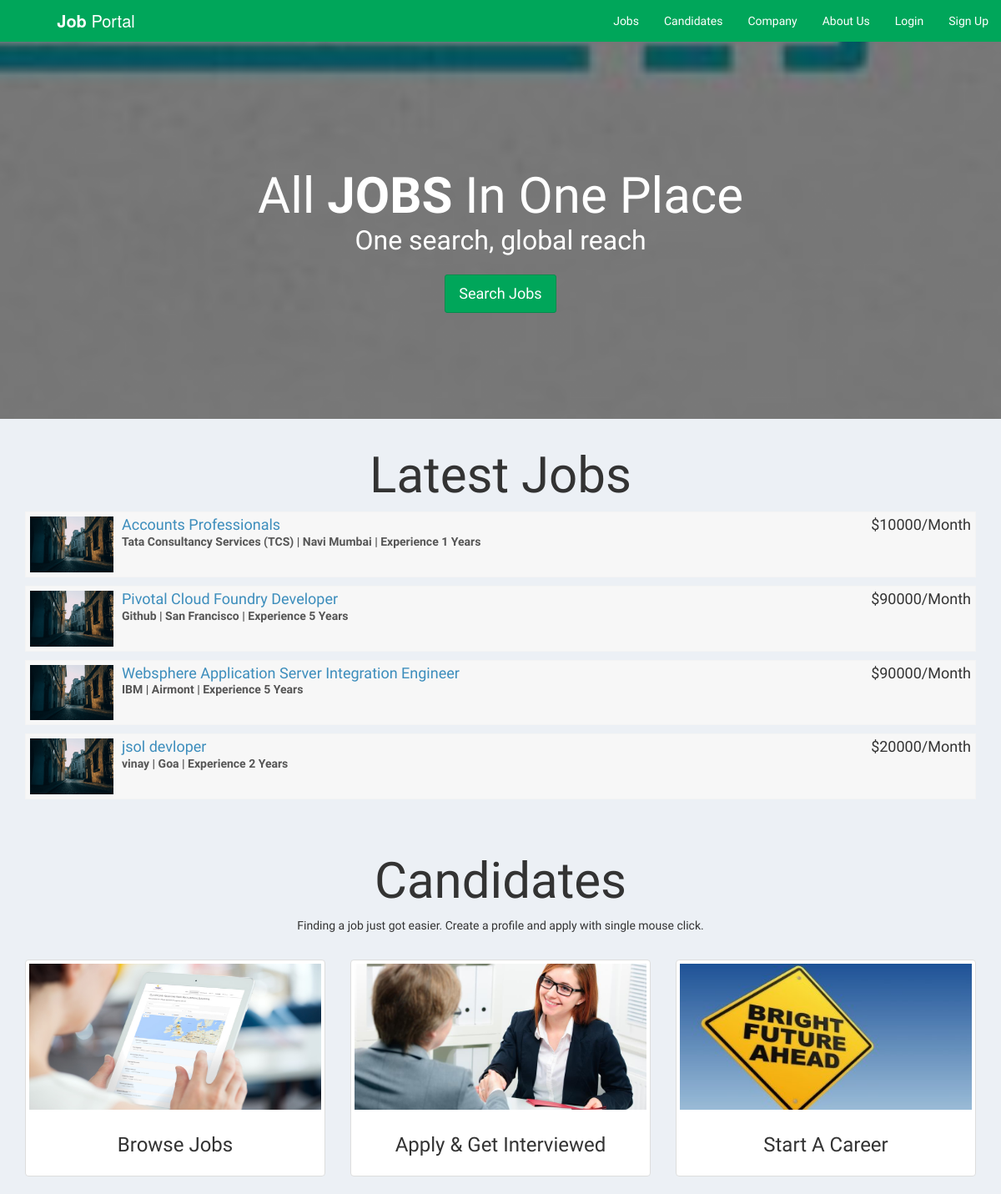
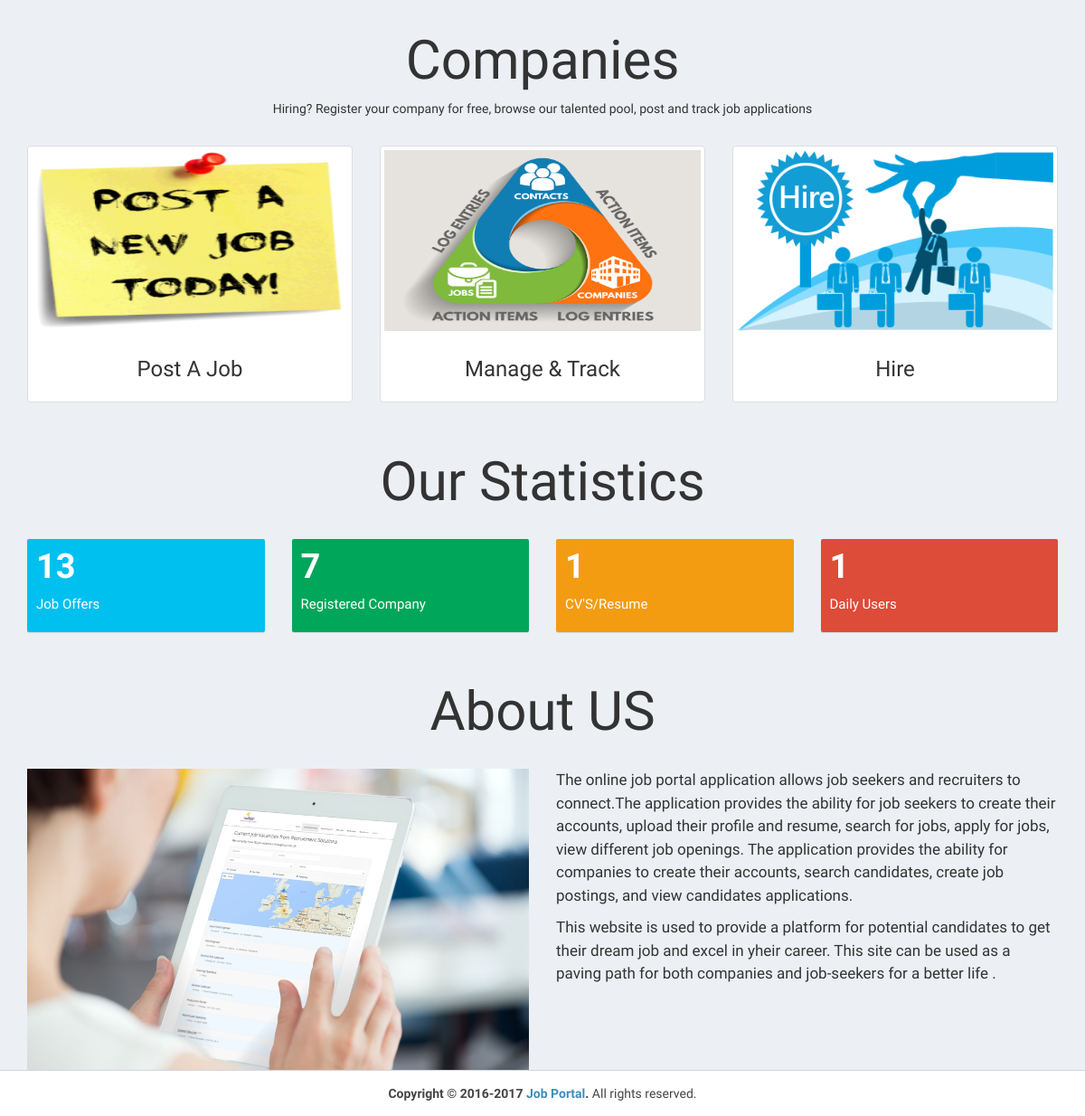
The page / on the database its author committed (2 pictures, top to bottom).
### tables this page shows
CREATE TABLE `company` (
  `id_company` int(11) NOT NULL,
  `name` varchar(255) NOT NULL,
  `companyname` varchar(255) NOT NULL,
  `country` varchar(255) NOT NULL,
  `state` varchar(255) NOT NULL,
  `city` varchar(255) NOT NULL,
  `contactno` varchar(255) NOT NULL,
  `website` varchar(255) NOT NULL,
  `email` varchar(255) NOT NULL,
  `password` varchar(255) NOT NULL,
  `aboutme` varchar(255) DEFAULT NULL,
  `logo` varchar(255) NOT NULL,
  `createdAt` timestamp NOT NULL DEFAULT CURRENT_TIMESTAMP,
  `active` int(11) NOT NULL DEFAULT '2'
);

CREATE TABLE `job_post` (
  `id_jobpost` int(11) NOT NULL,
  `id_company` int(11) NOT NULL,
  `jobtitle` varchar(255) NOT NULL,
  `description` text NOT NULL,
  `minimumsalary` varchar(255) NOT NULL,
  `maximumsalary` varchar(255) NOT NULL,
  `experience` varchar(255) NOT NULL,
  `qualification` varchar(255) NOT NULL,
  `createdat` timestamp NOT NULL DEFAULT CURRENT_TIMESTAMP
);

### index.php (the view, shortened to what this page needs)
<?php
require_once("db.php");
?>
<!DOCTYPE html>
<html>
<head>
  <link rel="stylesheet" href="https://cdnjs.cloudflare.com/ajax/libs/twitter-bootstrap/3.3.7/css/bootstrap.min.css">
  <link rel="stylesheet" href="https://cdnjs.cloudflare.com/ajax/libs/font-awesome/4.7.0/css/font-awesome.min.css">
  <link rel="stylesheet" href="https://cdnjs.cloudflare.com/ajax/libs/ionicons/2.0.1/css/ionicons.min.css">
  <link rel="stylesheet" href="css/AdminLTE.min.css">
  <link rel="stylesheet" href="css/_all-skins.min.css">
  <link rel="stylesheet" href="css/custom.css">
</head>
<body class="hold-transition skin-green sidebar-mini">
<div class="wrapper">
  <header class="main-header">
    <a href="index.php" class="logo logo-bg">
      <span class="logo-lg"><b>Job</b> Portal</span>
    </a>
    <nav class="navbar navbar-static-top">
      <div class="navbar-custom-menu">
        <ul class="nav navbar-nav">
          <li>
            <a href="jobs.php">Jobs</a>
          </li>
          <li>
            <a href="#candidates">Candidates</a>
          </li>
          <li>
            <a href="#company">Company</a>
          </li>
          <li>
            <a href="#about">About Us</a>
          </li>
          <?php if(empty($_SESSION['id_user']) && empty($_SESSION['id_company'])) { ?>
          <li>
            <a href="login.php">Login</a>
          </li>
          <li>
            <a href="sign-up.php">Sign Up</a>
          </li>
          <?php } ?>
        </ul>
      </div>
    </nav>
  </header>
  <div class="content-wrapper" style="margin-left: 0px;">
    <section class="content-header bg-main">
      <div class="container">
        <div class="row">
          <div class="col-md-12 text-center index-head">
            <h1>All <strong>JOBS</strong> In One Place</h1>
            <p>One search, global reach</p>
            <p><a class="btn btn-success btn-lg" href="jobs.php" role="button">Search Jobs</a></p>
          </div>
        </div>
      </div>
    </section>
    <section class="content-header">
      <div class="container">
        <div class="row">
          <div class="col-md-12 latest-job margin-bottom-20">
            <h1 class="text-center">Latest Jobs</h1>
            <?php
          $sql = "SELECT * FROM job_post Order By Rand() Limit 4";
          $result = $conn->query($sql);
          if($result->num_rows > 0) {
            while($row = $result->fetch_assoc())
            {
              $sql1 = "SELECT * FROM company WHERE id_company='$row[id_company]'";
              $result1 = $conn->query($sql1);
              if($result1->num_rows > 0) {
                while($row1 = $result1->fetch_assoc())
                {
             ?>
            <div class="attachment-block clearfix">
              <img class="attachment-img" src="img/photo1.png" alt="Attachment Image">
              <div class="attachment-pushed">
                <h4 class="attachment-heading"><a href="view-job-post.php?id=<?php echo $row['id_jobpost']; ?>"><?php echo $row['jobtitle']; ?></a> <span class="attachment-heading pull-right">$<?php echo $row['maximumsalary']; ?>/Month</span></h4>
                <div class="attachment-text">
                    <div><strong><?php echo $row1['companyname']; ?> | <?php echo $row1['city']; ?> | Experience <?php echo $row['experience']; ?> Years</strong></div>
                </div>
              </div>
            </div>
          <?php
              }
            }
            }
          }
          ?>
          </div>
        </div>
      </div>
    </section>
    <section id="candidates" class="content-header">
      <div class="container">
        <div class="row">
          <div class="col-md-12 text-center latest-job margin-bottom-20">
            <h1>Candidates</h1>
            <p>Finding a job just got easier. Create a profile and apply with single mouse click.</p>
          </div>
        </div>
        <div class="row">
          <div class="col-sm-4 col-md-4">
            <div class="thumbnail candidate-img">
              <img src="img/browse.jpg" alt="Browse Jobs">
              <div class="caption">
                <h3 class="text-center">Browse Jobs</h3>
              </div>
            </div>
          </div>
          <div class="col-sm-4 col-md-4">
            <div class="thumbnail candidate-img">
              <img src="img/interviewed.jpeg" alt="Apply & Get Interviewed">
              <div class="caption">
                <h3 class="text-center">Apply & Get Interviewed</h3>
              </div>
            </div>
          </div>
          <div class="col-sm-4 col-md-4">
            <div class="thumbnail candidate-img">
              <img src="img/career.jpg" alt="Start A Career">
              <div class="caption">
                <h3 class="text-center">Start A Career</h3>
              </div>
            </div>
          </div>
        </div>
      </div>
    </section>
    <section id="company" class="content-header">
      <div class="container">
        <div class="row">
          <div class="col-md-12 text-center latest-job margin-bottom-20">
            <h1>Companies</h1>
            <p>Hiring? Register your company for free, browse our talented pool, post and track job applications</p>
          </div>
        </div>
        <div class="row">
          <div class="col-sm-4 col-md-4">
            <div class="thumbnail company-img">
              <img src="img/postjob.png" alt="Browse Jobs">
              <div class="caption">
                <h3 class="text-center">Post A Job</h3>
              </div>
            </div>
          </div>
          <div class="col-sm-4 col-md-4">
            <div class="thumbnail company-img">
              <img src="img/manage.jpg" alt="Apply & Get Interviewed">
              <div class="caption">
                <h3 class="text-center">Manage & Track</h3>
              </div>
            </div>
          </div>
          <div class="col-sm-4 col-md-4">
            <div class="thumbnail company-img">
              <img src="img/hire.png" alt="Start A Career">
              <div class="caption">
                <h3 class="text-center">Hire</h3>
              </div>
            </div>
          </div>
        </div>
      </div>
    </section>
    <section id="statistics" class="content-header">
      <div class="container">
        <div class="row">
          <div class="col-md-12 text-center latest-job margin-bottom-20">
            <h1>Our Statistics</h1>
          </div>
        </div>
        <div class="row">
        <div class="col-lg-3 col-xs-6">
          <div class="small-box bg-aqua">
            <div class="inner">
               <?php
                      $sql = "SELECT * FROM job_post";
                      $result = $conn->query($sql);
                      if($result->num_rows > 0) {
                        $totalno = $result->num_rows;
                      } else {
                        $totalno = 0;
                      }
                    ?>
              <h3><?php echo $totalno; ?></h3>
              <p>Job Offers</p>
            </div>
          </div>
        </div>
        <div class="col-lg-3 col-xs-6">
          <div class="small-box bg-green">
            <div class="inner">
               <?php
                      $sql = "SELECT * FROM company WHERE active='1'";
                      $result = $conn->query($sql);
                      if($result->num_rows > 0) {
                        $totalno = $result->num_rows;
                      } else {
                        $totalno = 0;
                      }
                    ?>
              <h3><?php echo $totalno; ?></h3>
              <p>Registered Company</p>
            </div>
          </div>
        </div>
        <div class="col-lg-3 col-xs-6">
          <div class="small-box bg-yellow">
            <div class="inner">
              <?php
                      $sql = "SELECT * FROM users WHERE resume!=''";
                      $result = $conn->query($sql);
                      if($result->num_rows > 0) {
                        $totalno = $result->num_rows;
                      } else {
                        $totalno = 0;
                      }
                    ?>
              <h3><?php echo $totalno; ?></h3>
              <p>CV'S/Resume</p>
            </div>
          </div>
        </div>
        <div class="col-lg-3 col-xs-6">
          <div class="small-box bg-red">
            <div class="inner">
               <?php
                      $sql = "SELECT * FROM users WHERE active='1'";
                      $result = $conn->query($sql);
                      if($result->num_rows > 0) {
                        $totalno = $result->num_rows;
                      } else {
                        $totalno = 0;
                      }
                    ?>
              <h3><?php echo $totalno; ?></h3>
              <p>Daily Users</p>
            </div>
          </div>
        </div>
      </div>
      </div>
    </section>
    <section id="about" class="content-header">
      <div class="container">
        <div class="row">
          <div class="col-md-12 text-center latest-job margin-bottom-20">
            <h1>About US</h1>
          </div>
        </div>
        <div class="row">
          <div class="col-md-6">
            <img src="img/browse.jpg" class="img-responsive">
          </div>
          <div class="col-md-6 about-text margin-bottom-20">
            <p>The online job portal application allows job seekers and recruiters to connect.The application provides the ability for job seekers to create their accounts, upload their profile and resume, search for jobs, apply for jobs, view different job openings. The application provides the ability for companies to create their accounts, search candidates, create job postings, and view candidates applications.
            </p>
            <p>
              This website is used to provide a platform for potential candidates to get their dream job and excel in yheir career.
              This site can be used as a paving path for both companies and job-seekers for a better life .
            </p>
          </div>
        </div>
      </div>
    </section>
  </div>
  <footer class="main-footer" style="margin-left: 0px;">
    <div class="text-center">
      <strong>Copyright &copy; 2016-2017 <a href="jonsnow.netai.net">Job Portal</a>.</strong> All rights
    reserved.
    </div>
  </footer>
</div>
</body>
</html>

### css/custom.css (style rules this page uses)
.bg-main { background: linear-gradient(0deg,rgba(0,0,0,0.5),rgba(0,0,0,0.5)), url(../img/job-search.jpg) no-repeat center center fixed !important; -webkit-background-size: cover; -moz-background-size: cover; -o-background-size: cover; background-size: cover !important; }
.index-head { padding: 10%; color: #fff; line-height: 150%; }
.index-head > h1 { font-size: 60px; }
.logo-bg { background-color: #00A65A !important; }
.index-head > p { font-size: 32px; }
.index-head > p > a { margin-top: 20px; }
.latest-job { line-height: 150%; }
.latest-job > h1 { font-size: 60px; }
.candidate-img > img { width: 350px; height: 175px; }
.company-img > img { width: 350px; height: 200px; }
.about-text > p { font-size: 17px; line-height: 150%; }
.margin-bottom-20 { margin-bottom: 20px; }

### rows shown on the page
job_post: jobtitle "Accounts Professionals", maximumsalary "10000", experience "1"
company: companyname "Tata Consultancy Services (TCS)", city "Navi Mumbai"
job_post: jobtitle "Pivotal Cloud Foundry Developer", maximumsalary "90000", experience "5"
company: companyname "Github", city "San Francisco"
job_post: jobtitle "Websphere Application Server Integration Engineer", maximumsalary "90000", experience "5"
company: companyname "IBM", city "Airmont"
job_post: jobtitle "jsol devloper", maximumsalary "20000", experience "2"
company: companyname "vinay", city "Goa"

### other values the page prints
$totalno "13"
$totalno "7"
$totalno "1"
